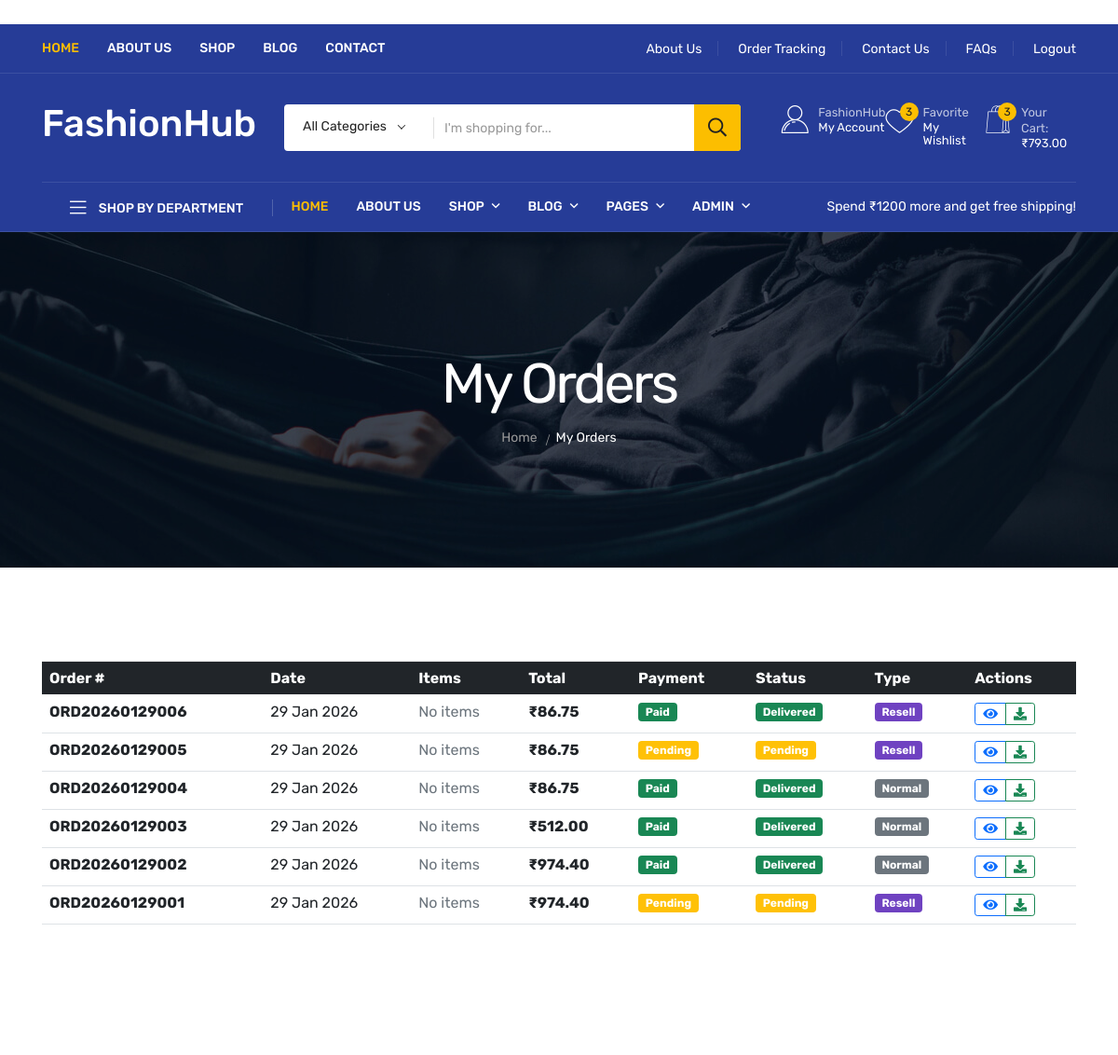
The page /orders/ (signed in, upper part) on the database as committed earlier.
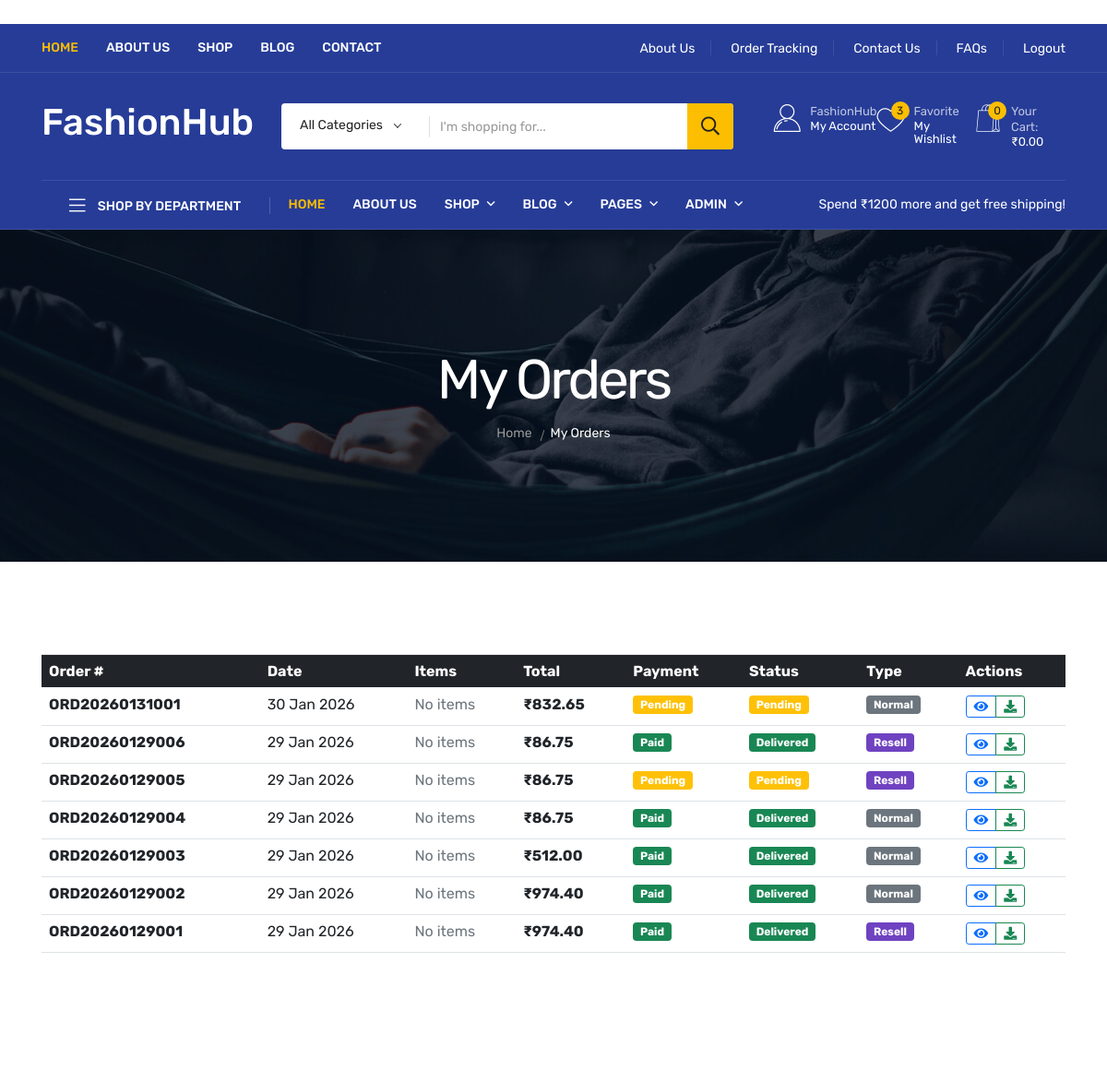
The same page on the database as committed later.
### Hub/models.py (models this page shows, shortened)
class Order(models.Model):
    ORDER_STATUS_CHOICES = [
        ('PENDING', 'Pending'),
        ('PROCESSING', 'Processing'),
        ('SHIPPED', 'Shipped'),
        ('DELIVERED', 'Delivered'),
        ('CANCELLED', 'Cancelled'),
    ]
    PAYMENT_STATUS_CHOICES = [
        ('PENDING', 'Pending'),
        ('PAID', 'Paid'),
        ('FAILED', 'Failed'),
        ('REFUNDED', 'Refunded'),
    ]
    PAYMENT_METHOD_CHOICES = [
        ('COD', 'Cash on Delivery'),
        ('ONLINE', 'Online Payment'),
        ('UPI', 'UPI'),
        ('CARD', 'Credit/Debit Card'),
    ]
    order_number = models.CharField(max_length=20, unique=True, editable=False)
    user = models.ForeignKey(User, on_delete=models.CASCADE, related_name='orders')
    subtotal = models.DecimalField(max_digits=10, decimal_places=2)
    tax = models.DecimalField(max_digits=10, decimal_places=2, default=0)
    shipping_cost = models.DecimalField(max_digits=10, decimal_places=2, default=0)
    total_amount = models.DecimalField(max_digits=10, decimal_places=2)
    order_status = models.CharField(max_length=20, choices=ORDER_STATUS_CHOICES, default='PENDING')
    payment_status = models.CharField(max_length=20, choices=PAYMENT_STATUS_CHOICES, default='PENDING')
    payment_method = models.CharField(max_length=20, choices=PAYMENT_METHOD_CHOICES, default='COD')
    order_date = models.DateTimeField(auto_now_add=True)
    delivery_date = models.DateTimeField(null=True, blank=True)
    shipping_address = models.TextField()
    billing_address = models.TextField()
    customer_notes = models.TextField(blank=True)
    admin_notes = models.TextField(blank=True, help_text="Internal notes for admins")
    tracking_number = models.CharField(max_length=100, blank=True)
    courier_name = models.CharField(max_length=100, blank=True, help_text="Courier/Shipping company name")
    invoice_number = models.CharField(max_length=50, blank=True, null=True, unique=True)
    razorpay_order_id = models.CharField(max_length=100, blank=True, help_text="Razorpay Order ID")
    razorpay_payment_id = models.CharField(max_length=100, blank=True, help_text="Razorpay Payment ID")
    razorpay_signature = models.CharField(max_length=200, blank=True, help_text="Razorpay Payment Signature")
    is_resell = models.BooleanField(default=False, help_text="Is this a resell order?")
    resell_from_name = models.CharField(max_length=200, blank=True, help_text="Original seller name for resell orders")
    resell_from_phone = models.CharField(max_length=20, blank=True, help_text="Original seller phone for resell orders")
    created_at = models.DateTimeField(auto_now_add=True)
    updated_at = models.DateTimeField(auto_now=True)
    class Meta:
        ordering = ['-created_at']

### Hub/views.py (the view)
# urls.py: path('orders/', views.order_list, name='order_list'),
def order_list(request):
    if not request.user.is_authenticated:
        return redirect('login')
    orders = Order.objects.filter(user=request.user).order_by('-created_at')
    return render(request, 'order_list.html', {'orders': orders})

### Hub/context_processors.py (called while the page is built)
def cart_wishlist_context(request):
    context = {
        'cart_count': 0,
        'wishlist_count': 0,
        'cart_total': 0,
        'cart_items': [],
    }
    if request.user.is_authenticated:
        cart_items = Cart.objects.filter(user=request.user).select_related('product')
        context['cart_count'] = cart_items.count()
        context['cart_items'] = cart_items
        cart_total = sum(item.get_total_price() for item in cart_items)
        context['cart_total'] = f"{cart_total:.2f}"
        context['wishlist_count'] = Wishlist.objects.filter(user=request.user).count()
    return context

### Hub/models.py (called while the page is built)
    def get_total_price(self):
        return self.product.price * self.quantity

### Hub/templates/order_list.html (shortened to what the changed rows need)
﻿{% extends 'base.html' %}
{% load static %}
{% block content %}
<section class="account-area pt-100 pb-100">
    <div class="container">
        <div class="row">
            <div class="col-12">
                <div class="orders-content">
            {% if orders %}
            <div class="table-responsive">
                <table class="table table-hover">
                    <thead class="table-dark">
                        <tr>
                            <th>Order #</th>
                            <th>Date</th>
                            <th>Items</th>
                            <th>Total</th>
                            <th>Payment</th>
                            <th>Status</th>
                            <th>Type</th>
                            <th>Actions</th>
                        </tr>
                    </thead>
                    <tbody>
                        {% for order in orders %}
                        <tr>
                            <td>
                                <a href="{% url 'order_details' order.order_number %}" class="text-decoration-none">
                                    <strong>{{ order.order_number }}</strong>
                                </a>
                            </td>
                            <td>{{ order.created_at|date:"d M Y" }}</td>
                            <td>
                                {% for item in order.orderitem_set.all %}
                                    <div style="font-size: 0.9rem; margin-bottom: 4px;">
                                        {{ item.product_name }} <span style="color: #666;">(×{{ item.quantity }})</span>
                                    </div>
                                {% empty %}
                                    <span class="text-muted">No items</span>
                                {% endfor %}
                            </td>
                            <td><strong>&#8377;{{ order.total_amount }}</strong></td>
                            <td>
                                {% if order.payment_status == 'PAID' %}
                                    <span class="badge bg-success">Paid</span>
                                {% elif order.payment_status == 'PENDING' %}
                                    <span class="badge bg-warning">Pending</span>
                                {% else %}
                                    <span class="badge bg-danger">Failed</span>
                                {% endif %}
                            </td>
                            <td>
                                {% if order.order_status == 'PENDING' %}
                                    <span class="badge bg-warning">Pending</span>
                                {% elif order.order_status == 'PROCESSING' %}
                                    <span class="badge bg-info">Processing</span>
                                {% elif order.order_status == 'SHIPPED' %}
                                    <span class="badge bg-primary">Shipped</span>
                                {% elif order.order_status == 'DELIVERED' %}
                                    <span class="badge bg-success">Delivered</span>
                                {% elif order.order_status == 'CANCELLED' %}
                                    <span class="badge bg-danger">Cancelled</span>
                                {% endif %}
                            </td>
                            <td>
                                {% if order.is_resell %}
                                    <span class="badge bg-purple" style="background-color: #6f42c1;">Resell</span>
                                {% else %}
                                    <span class="badge bg-secondary">Normal</span>
                                {% endif %}
                            </td>
                            <td>
                                <div class="btn-group" role="group">
                                    <a href="{% url 'order_details' order.order_number %}" class="btn btn-sm btn-outline-primary" title="View Details">
                                        <i class="fas fa-eye"></i>
                                    </a>
                                    <a href="{% url 'download_invoice' order.order_number %}" class="btn btn-sm btn-outline-success" title="Download Invoice">
                                        <i class="fas fa-download"></i>
                                    </a>
                                </div>
                            </td>
                        </tr>
                        {% endfor %}
                    </tbody>
                </table>
            </div>
            {% else %}
            <div class="alert alert-info text-center">
                <h4>No orders yet</h4>
                <p>You haven't placed any orders yet.</p>
                <a href="{% url 'shop' %}" class="btn btn-primary">Start Shopping</a>
            </div>
            {% endif %}
                </div>
            </div>
        </div>
    </div>
</section>
{% endblock %}

### Hub/templates/header.html (shortened to what the changed rows need)
﻿{% load static %}
<header class="header d-blue-bg">
    <div class="header-mid">
        <div class="container">
            <div class="heade-mid-inner">
                <div class="row align-items-center">
                    <div class="col-xl-3 col-lg-3 col-md-4 col-sm-4">
                        <div class="header__info">
                            <div class="logo">
                                <a href="{% url 'index' %}" class="logo-image"><h1 style="color: white;">FashionHub</h1></a>
                            </div>
                        </div>
                    </div>
                    <div class="col-xl-4 col-lg-5 col-md-8 col-sm-8">
                        <div class="header-action">
                            <div class="block-cart action">
                                <a class="icon-link" href="{% url 'cart' %}">
                                <i class="flaticon-shopping-bag"></i>
                                <span class="count">{{ cart_count }}</span>
                                <span class="text">
                                <span class="sub">Your Cart:</span>
                                &#8377;{{ cart_total|default:"0.00" }} </span>
                                </a>
                            </div>
                        </div>
                    </div>
                </div>
            </div>
        </div>
    </div>
</header>

Rows that differ between the two databases and show on the page:
added Order: order_number "ORD20260131001", created_at "30 Jan 2026", total_amount "832.65", payment_status "Pending", order_status "Pending", is_resell "Normal"
changed Order "ORD20260129001": payment_status "Pending" → "Paid"; order_status "Pending" → "Delivered"
Other text that changed with them:
{{ cart_count }}: "3" → "0"
{{ cart_total|default:"0.00" }}: "793.00" → "0.00"
